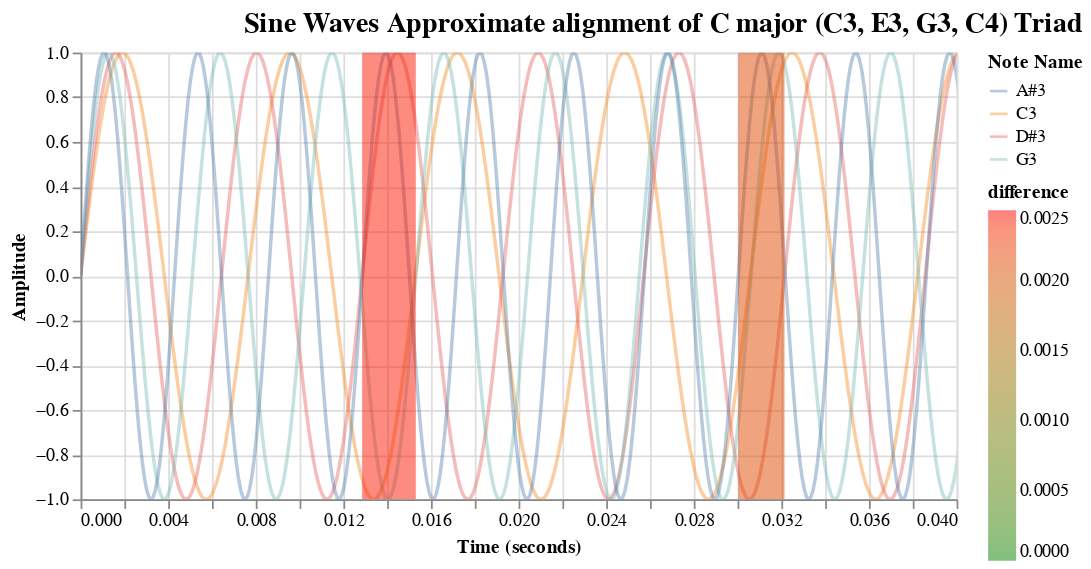

Notebook cell for this chart:
### Code cell
rect_chart = alt.Chart(observable_df).mark_rect(
    opacity=0.5,
    clip=True
).encode(
    x=alt.X('t_value_min', scale=alt.Scale(domain=[0, 0.04])),
    x2='t_value_max',
    color=alt.Color('difference', scale=alt.Scale(domain=[0,0.0025], range=['green','red']))
)
(chart+rect_chart).configure_title(
    fontSize=16,
    anchor='end',
    color='black'
).properties(
    title='Sine Waves Approximate alignment of C major (C3, E3, G3, C4) Triad',
    width=500,
    height=255,
)

### Figure 1 — Vega-Lite specification as saved in the notebook (floating-point values rounded to 4 significant figures; data arrays with more than 128 entries replaced by an {"elided": "..."} marker saying what was removed)
{"config": {"view": {"continuousWidth": 300, "continuousHeight": 300}, "title": {"anchor": "end", "color": "black", "fontSize": 16}}, "layer": [{"data": {"name": "data-590a80a577820ea614970f735cb3004e"}, "mark": {"type": "line", "clip": true, "opacity": 0.4}, "encoding": {"color": {"field": "note_name", "title": "Note Name", "type": "nominal"}, "x": {"field": "time", "scale": {"domain": [0, 0.04]}, "title": "Time (seconds)", "type": "quantitative"}, "y": {"field": "amplitude", "title": "Amplitude", "type": "quantitative"}}, "title": "Sine Waves at Different Frequencies"}, {"data": {"name": "data-3bbcea6344112199a800313b414c185f"}, "mark": {"type": "rect", "clip": true, "opacity": 0.5}, "encoding": {"color": {"field": "difference", "scale": {"domain": [0, 0.0025], "range": ["green", "red"]}, "type": "quantitative"}, "x": {"field": "t_value_min", "scale": {"domain": [0, 0.04]}, "type": "quantitative"}, "x2": {"field": "t_value_max"}}}], "height": 255, "title": "Sine Waves Approximate alignment of C major (C3, E3, G3, C4) Triad", "width": 500, "$schema": "https://vega.github.io/schema/vega-lite/v5.20.1.json", "datasets": {"data-590a80a577820ea614970f735cb3004e": {"elided": "3088 records"}, "data-3bbcea6344112199a800313b414c185f": [{"t_values": [0.01529, 0.01286, 0.01531, 0.01287], "mean_t_sub": 0.01408, "std_normed": 0.5736, "indices": [1.0, 1, 2, 2.0], "difference": 0.00245, "difference_ratio": 0.174, "order": 1, "t_value_min": 0.01286, "t_value_max": 0.01531, "max_cycle": 2.0}, {"t_values": [0.03058, 0.03214, 0.03061, 0.03003], "mean_t_sub": 0.03084, "std_normed": 0.4299, "indices": [3.0, 4, 5, 6.0], "difference": 0.002109, "difference_ratio": 0.06838, "order": 2, "t_value_min": 0.03003, "t_value_max": 0.03214, "max_cycle": 6.0}, {"t_values": [0.04587, 0.045, 0.04592, 0.04719], "mean_t_sub": 0.04599, "std_normed": 0.4118, "indices": [5.0, 6, 8, 10.0], "difference": 0.002196, "difference_ratio": 0.04775, "order": 3, "t_value_min": 0.045, "t_value_max": 0.04719, "max_cycle": 10.0}, {"t_values": [0.05351, 0.05143, 0.05102, 0.05148], "mean_t_sub": 0.05186, "std_normed": 0.4496, "indices": [6.0, 7, 9, 11.0], "difference": 0.002491, "difference_ratio": 0.04802, "order": 4, "t_value_min": 0.05102, "t_value_max": 0.05351, "max_cycle": 11.0}, {"t_values": [0.07645, 0.07714, 0.07653, 0.07723], "mean_t_sub": 0.07684, "std_normed": 0.5172, "indices": [9.0, 11, 14, 17.0], "difference": 0.000781, "difference_ratio": 0.01016, "order": 5, "t_value_min": 0.07645, "t_value_max": 0.07723, "max_cycle": 17.0}]}}
